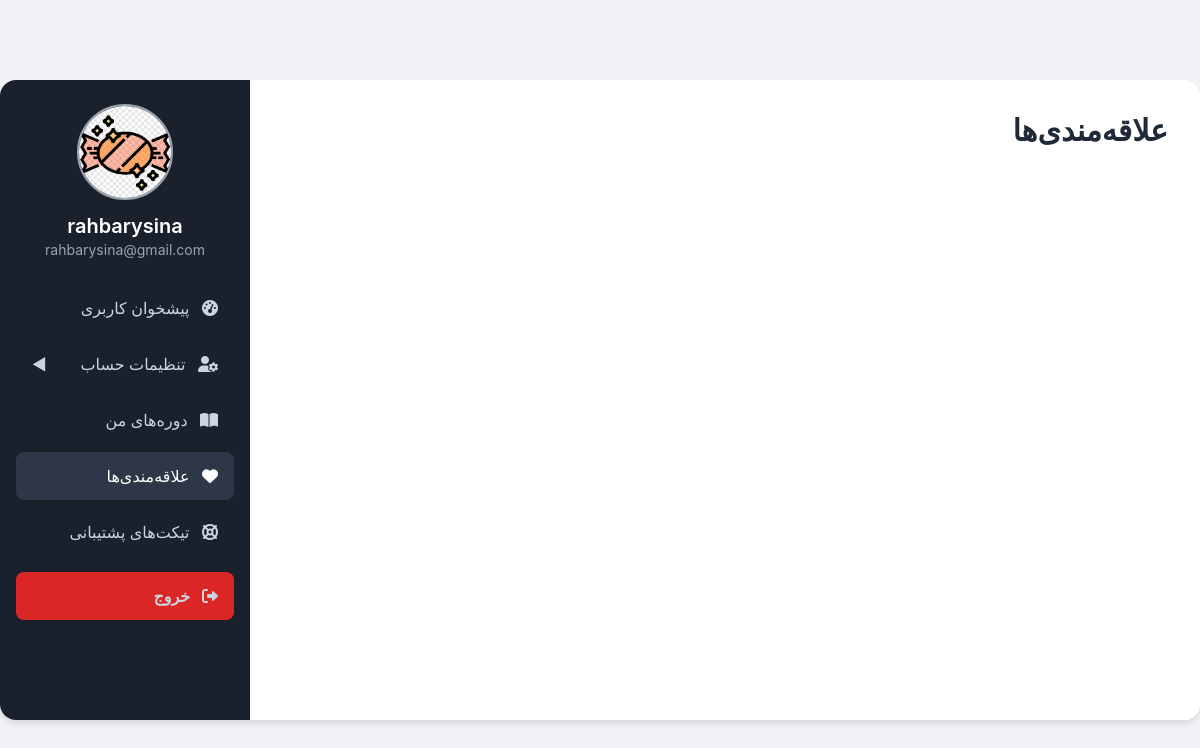
Screenshot of /profile/favorites (signed in) with the database file from the repository.
### app.py (models this page shows, shortened)
class User(db.Model, UserMixin):
    id = db.Column(db.Integer, primary_key=True)
    email = db.Column(db.String(120), unique=True, nullable=False)
    password_hash = db.Column(db.String(128), nullable=False)
    email_confirmed = db.Column(db.Boolean, default=False)
    first_name = db.Column(db.String(60), nullable=True)
    last_name = db.Column(db.String(60), nullable=True)
    bio = db.Column(db.Text, nullable=True)
    phone_number = db.Column(db.String(20), nullable=True)
    avatar_url = db.Column(db.String(120), nullable=False, default='default.png')
    is_admin = db.Column(db.Boolean, default=False, nullable=False)

### app.py (the view)
@app.route('/profile/favorites')
@login_required
def profile_favorites():
    return render_template('profile/favourites.html', title='علاقه‌مندی‌ها', favorites=[])

### app.py (called while the page is built)
@login_manager.user_loader
def load_user(user_id):
    return User.query.get(int(user_id))

### templates/profile/favourites.html (shortened to what this page needs)
{% extends "profile/layout.html" %}

### templates/profile/layout.html (shortened to what this page needs)
<!DOCTYPE html>
<html lang="fa" dir="rtl">
<head>
    <script src="https://cdn.tailwindcss.com"></script>
    <link rel="stylesheet" href="{{ url_for('static', filename='css/style.css') }}">
    <link rel="stylesheet" href="{{ url_for('static', filename='css/profile.css') }}">
    <link rel="stylesheet" href="https://cdnjs.cloudflare.com/ajax/libs/font-awesome/6.0.0-beta3/css/all.min.css">
</head>
<body class="bg-f0f2f5 min-h-screen flex justify-center items-center py-8">
    <div class="profile-layout-container">
        <aside class="sidebar flex-shrink-0">
            <div class="text-center mb-6">
                <img src="{{ url_for('static', filename='profile_pics/' + current_user.avatar_url) if current_user.avatar_url else url_for('static', filename='profile_pics/default.png') }}"
                     alt="تصویر پروفایل" class="w-24 h-24 rounded-full mx-auto mb-3 object-cover border-2 border-gray-400">
                <h3 class="text-xl font-semibold text-white">{{ current_user.first_name or current_user.email.split('@')[0] }}</h3>
                <p class="text-sm text-gray-400">{{ current_user.email }}</p>
            </div>
            <nav class="sidebar-nav">
                <ul>
                    <li><a href="{{ url_for('profile_dashboard') }}" class="{% if request.path == url_for('profile_dashboard') %}active{% endif %}"><i class="fas fa-tachometer-alt ml-2"></i> پیشخوان کاربری</a></li>
                    <li class="dropdown">
                        <a href="#" class="dropdown-toggle {% if request.path == url_for('profile_edit') %}active{% endif %}" onclick="toggleDropdown(event, 'settingsDropdown')"><i class="fas fa-user-cog ml-2"></i> تنظیمات حساب</a>
                    </li>
                    <li><a href="{{ url_for('profile_courses') }}" class="{% if request.path == url_for('profile_courses') %}active{% endif %}"><i class="fas fa-book-open ml-2"></i> دوره‌های من</a></li>
                    <li><a href="{{ url_for('profile_favorites') }}" class="{% if request.path == url_for('profile_favorites') %}active{% endif %}"><i class="fas fa-heart ml-2"></i> علاقه‌مندی‌ها</a></li>
                    <li><a href="{{ url_for('profile_tickets') }}" class="{% if request.path == url_for('profile_tickets') %}active{% endif %}"><i class="fas fa-life-ring ml-2"></i> تیکت‌های پشتیبانی</a></li>
                    <li class="mt-4"><a href="{{ url_for('logout') }}" class="bg-red-600 hover:bg-red-700 text-white font-bold py-2 px-4 rounded-lg text-decoration-none transition duration-300 block text-center"><i class="fas fa-sign-out-alt ml-2"></i> خروج</a></li>
                </ul>
            </nav>
        </aside>
        <main class="main-content">
            <h1 class="text-3xl font-bold mb-6 text-gray-800 text-right">{{ title }}</h1>
        </main>
    </div>
</body>
</html>

### static/css/style.css (style rules this page uses)
* { box-sizing: border-box; }
body { font-family: 'Vazir', 'Inter', sans-serif; background-color: #f0f2f5; display: flex; justify-content: center; align-items: center; min-height: 100vh; margin: 0; }

### static/css/profile.css (style rules this page uses)
.profile-layout-container { display: flex; flex-direction: column; width: 100%; max-width: 1200px; min-height: 90vh; background-color: #ffffff; border-radius: 1rem; box-shadow: 0 4px 6px rgba(0, 0, 0, 0.1); overflow: hidden; margin: 1rem auto; }
@media (min-width: 768px) { .profile-layout-container { flex-direction: row-reverse; min-height: 80vh; } }
.sidebar { width: 100%; background-color: #1a202c; padding: 1.5rem 1rem; color: #ffffff; box-shadow: 0 2px 4px rgba(0, 0, 0, 0.1); }
@media (min-width: 768px) { .sidebar { width: 250px; min-height: 100%; } }
.sidebar-nav ul { list-style: none; padding: 0; margin: 0; }
.sidebar-nav li { margin-bottom: 0.5rem; }
.sidebar-nav a { display: block; padding: 0.75rem 1rem; color: #cbd5e0; text-decoration: none; border-radius: 0.5rem; transition: background-color 0.2s, color 0.2s; text-align: right; }
.sidebar-nav a:hover, .sidebar-nav a.active { background-color: #2d3748; color: #ffffff; }
.main-content { flex-grow: 1; padding: 2rem; background-color: #ffffff; min-height: 100%; }

### templates/profile/layout.html (style rules this page uses)
.dropdown-toggle::after { content: '\25c0'; margin-right: 0.5rem; float: left; transition: transform 0.2s ease-in-out; }

### rows the page displays
User: avatar_url (placeholder picture), first_name+email "rahbarysina", email "rahbarysina@gmail.com"

### other values shown
{{ title }} "علاقه‌مندی‌ها"
